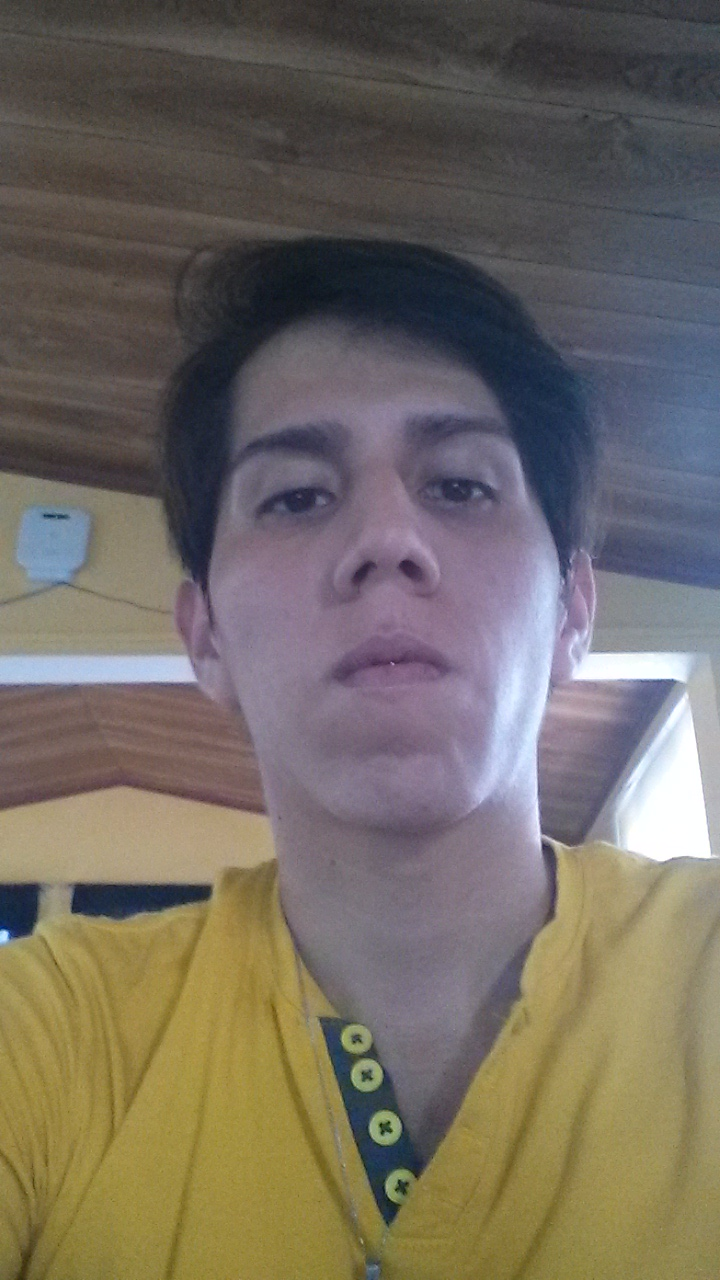
#> input picture ProyectoAndroid/lania.ipython/Dia2/notebooks/carita.jpg, 720 x 1280 px
$ jupyter execute --allow-errors D2L6_Detectando_rostros.ipynb   (shell and % lines are left out)   (Python 2 division)
#> lines starting #> are read from the running program, lines starting #| are printed output that depends on the picture; after the words box and inside, x2 and y2 are one past the last pixel; in counts of white or black regions, pixels touching at a corner belong together
# Dia 2 Libreta 6
En esta libreta usaremos un clasificador para detectar rostros en imagenes; despues realizaran el ejercicio de tomar una foto de su rostro con el dispositivo, extraerlo del mismo a la mnaquina y aplciar el detector.

Finalmente, trataremos de implementarlo en el dispositivo...

Algo de informacion [tomada de este sitio](https://realpython.com/blog/python/face-recognition-with-python/)

[cell 1]
import matplotlib.pyplot as plt
import sys, os, re, time
import numpy as np
import cv2

[cell 2]
pic = os.path.join('.','carita.jpg')

[cell 3]
img=cv2.imread(pic)
#> img is the input picture: shape (1280, 720, 3); mean B, G, R 97.6, 107.3, 114.6

[cell 4]
gray = cv2.cvtColor(img, cv2.COLOR_BGR2GRAY)
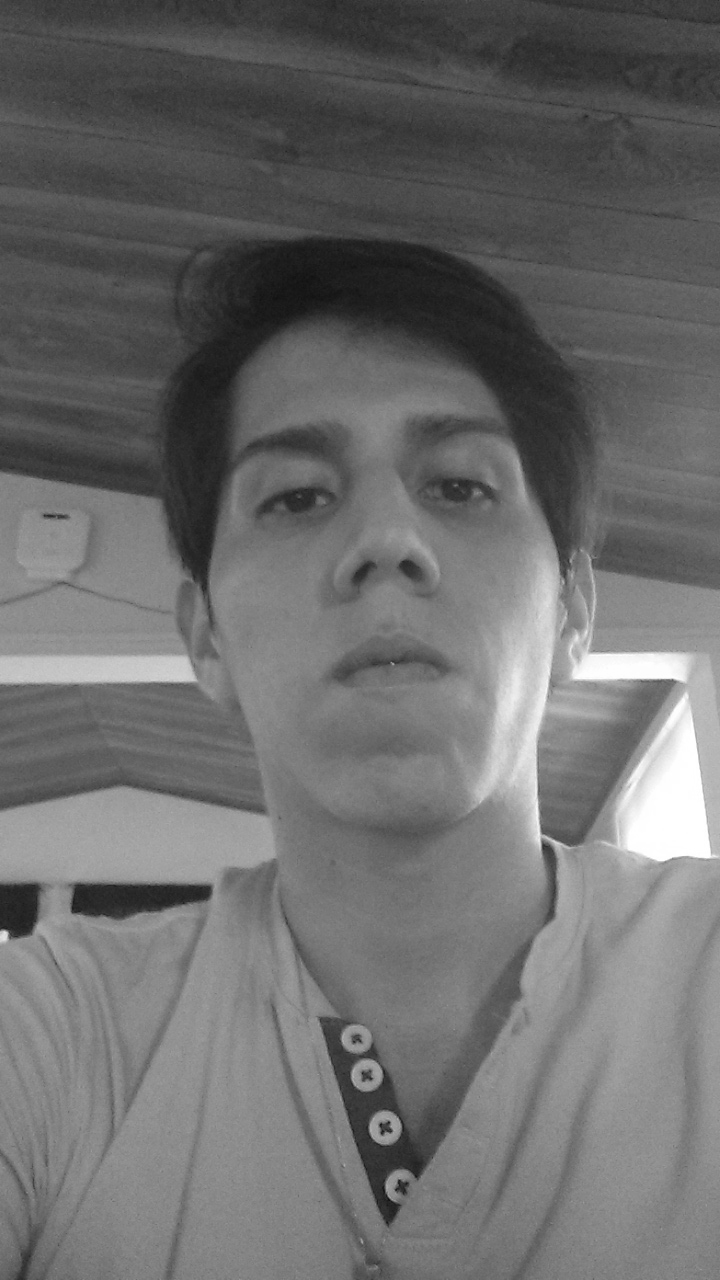
#> gray: shape (1280, 720); min 16, max 255, mean 108.4
plt.imshow(img)

[cell 5]
caras_cascada=cv2.CascadeClassifier('haarcascade_frontalface_default.xml')

[cell 6]
caras = caras_cascada.detectMultiScale(gray, 1.6, 2)
#> caras = [[183, 328, 403, 403]]

[cell 7]
print "Encontramos {0} faces!".format(len(caras))
#| Encontramos 1 faces!

[cell 8]
caras
#> Out = [[183, 328, 403, 403]]

[cell 9]
i=img.copy()
for (x,y,w,h) in caras:
    cv2.rectangle(img, (x,y), (x+w,y+h), (0,255,0), 2)
#> this loop made 1 pass
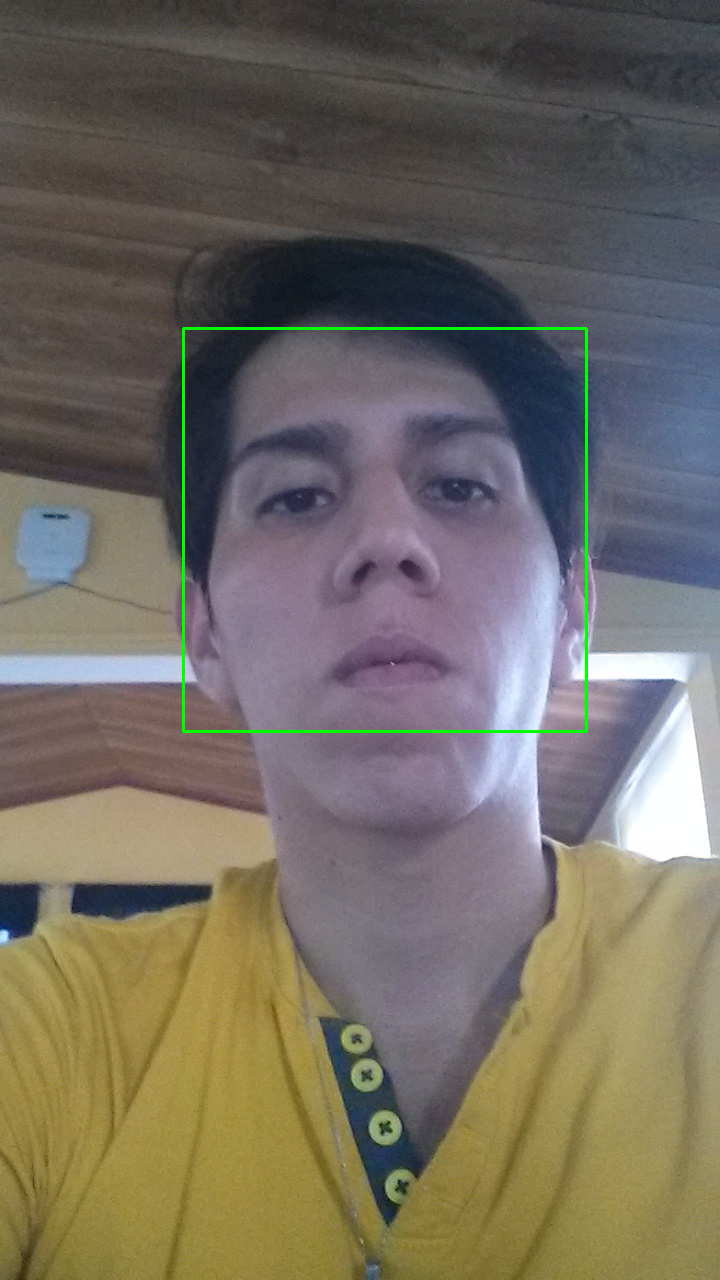
#> img: shape (1280, 720, 3); 0.52% of pixels changed, all inside (x1, y1, x2, y2) = (182, 327, 588, 733)

$ run again, with ProyectoAndroid/lania.ipython/Dia2/notebooks/ZuzanaB.jpg copied over ProyectoAndroid/lania.ipython/Dia2/notebooks/carita.jpg
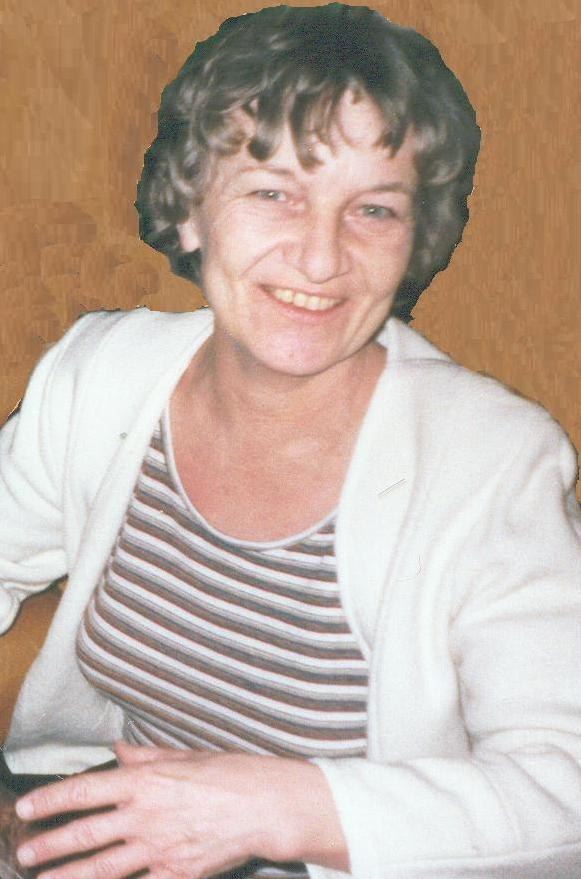
#> input picture ProyectoAndroid/lania.ipython/Dia2/notebooks/ZuzanaB.jpg, 581 x 879 px
#> img is the input picture: shape (879, 581, 3); mean B, G, R 159.2, 171.6, 191.3
#> `gray = cv2.cvtColor(img, cv2.COLOR_BGR2GRAY)`:
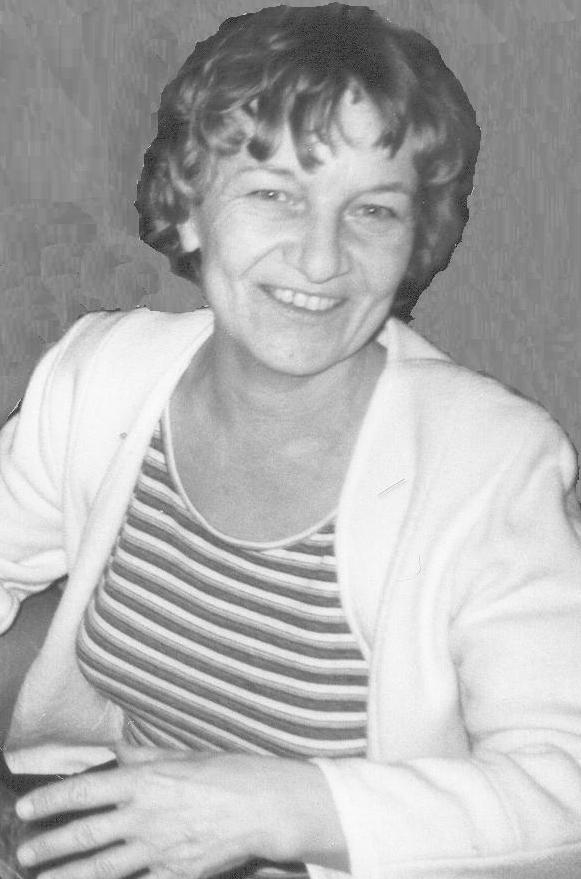
#> gray: shape (879, 581); min 4, max 255, mean 176.1
#> caras = [[193, 117, 252, 252]]
#| Encontramos 1 faces!
#> the loop `for (x,y,w,h) in caras:` made 1 pass
#> after the loop `for (x,y,w,h) in caras:`:
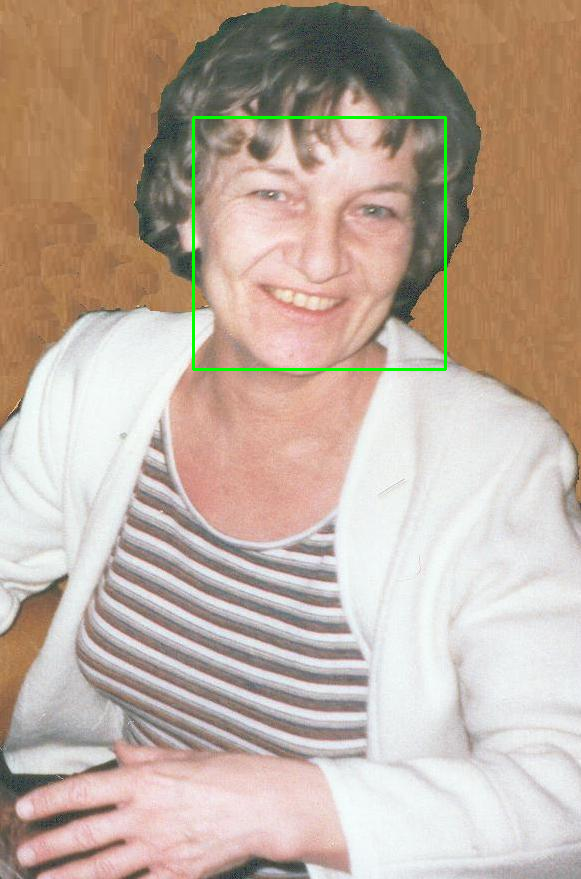
#> img: shape (879, 581, 3); 0.59% of pixels changed, all inside (x1, y1, x2, y2) = (192, 116, 447, 371)
